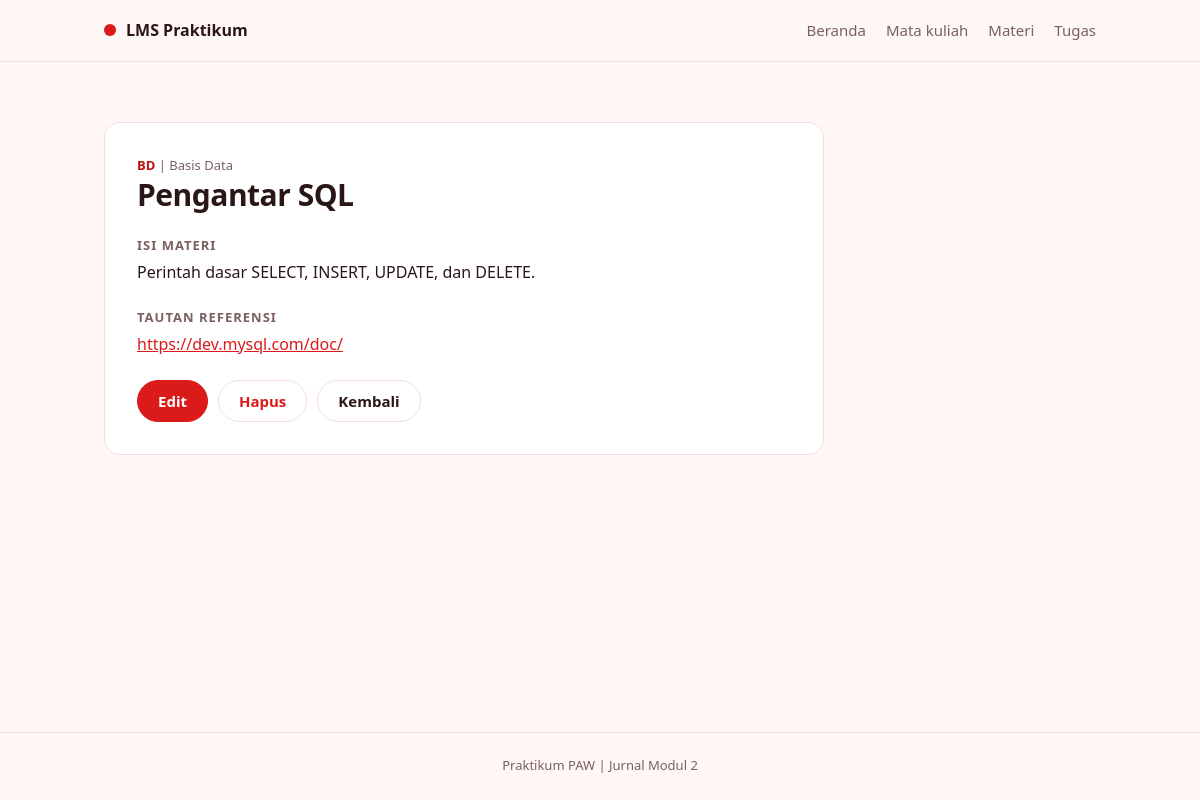
Screenshot of /materi.php?aksi=detail&id=2 with the database file from the repository.
### tables this page shows
CREATE TABLE materi (
  id INT UNSIGNED AUTO_INCREMENT PRIMARY KEY,
  mata_kuliah_id INT UNSIGNED NOT NULL,
  judul VARCHAR(150) NOT NULL,
  isi TEXT NOT NULL,
  tautan VARCHAR(255) NOT NULL DEFAULT '',
  FOREIGN KEY (mata_kuliah_id) REFERENCES mata_kuliah(id) ON DELETE RESTRICT
);

CREATE TABLE mata_kuliah (
  id INT UNSIGNED AUTO_INCREMENT PRIMARY KEY,
  kode VARCHAR(20) NOT NULL UNIQUE,
  nama VARCHAR(100) NOT NULL,
  dosen VARCHAR(100) NOT NULL,
  semester TINYINT UNSIGNED NOT NULL
);

### functions.php (called while the page is built, shortened)
<?php
function h($teks)
{
    return htmlspecialchars((string) $teks, ENT_QUOTES, 'UTF-8');
}
function input($sumber, $nama)
{
    if (isset($sumber[$nama]) && is_string($sumber[$nama])) {
        return trim($sumber[$nama]);
    }
    return '';
}
function cari_materi($conn, $id)
{
    $sql = 'SELECT materi.*, mata_kuliah.kode AS kode_mk, mata_kuliah.nama AS nama_mk
            FROM materi
            JOIN mata_kuliah ON mata_kuliah.id = materi.mata_kuliah_id
            WHERE materi.id = ?';
    $stmt = $conn->prepare($sql);
    $stmt->execute([$id]);
    return $stmt->get_result()->fetch_assoc();
}

### materi.php (the view, shortened to what this page needs)
<?php
require 'functions.php';
require 'connect.php';
$aksi = input($_GET, 'aksi');
$pilihan_mk = pilihan_mata_kuliah($conn);
$materi = ['mata_kuliah_id' => '', 'judul' => '', 'isi' => '', 'tautan' => ''];
$id = 0;
if ($aksi === 'detail' || $aksi === 'edit' || $aksi === 'hapus') {
    $id = (int) input($_GET, 'id');
    $materi = cari_materi($conn, $id);
}
require 'header.php';
?>
<?php if ($aksi === 'daftar'): ?>
    <div class="page-head">
        <div>
            <h1>Materi</h1>
            <p class="muted">Menampilkan <?= count($daftar_materi) ?> data.</p>
        </div>
        <a class="btn" href="materi.php?aksi=tambah">+ Tambah</a>
    </div>
    <form class="toolbar" method="get" action="materi.php">
        <input type="text" name="search" placeholder="Cari judul atau mata kuliah" value="<?= h($search) ?>">
        <select name="mata_kuliah_id">
            <option value="">Semua mata kuliah</option>
            <?php foreach ($pilihan_mk as $id_pilihan => $nama): ?>
                <option value="<?= (int) $id_pilihan ?>" <?= $id_pilihan == $id_mk ? 'selected' : '' ?>><?= h($nama) ?></option>
            <?php endforeach ?>
        </select>
        <button class="btn" type="submit">Cari</button>
        <a class="btn btn-ghost" href="materi.php">Reset</a>
    </form>
    <?php if (count($daftar_materi) === 0): ?>
        <p class="empty">Data tidak ditemukan.</p>
    <?php else: ?>
        <div class="card list">
            <?php foreach ($daftar_materi as $baris): ?>
                <div class="list-item">
                    <div>
                        <p class="kicker"><span class="code"><?= h($baris['kode_mk']) ?></span> | <?= h($baris['nama_mk']) ?></p>
                        <h2><?= h($baris['judul']) ?></h2>
                    </div>
                    <div class="actions">
                        <a class="btn btn-sm" href="materi.php?aksi=detail&id=<?= (int) $baris['id'] ?>">Detail</a>
                        <a class="btn btn-sm btn-ghost" href="materi.php?aksi=edit&id=<?= (int) $baris['id'] ?>">Edit</a>
                    </div>
                </div>
            <?php endforeach ?>
        </div>
    <?php endif ?>
<?php elseif ($aksi === 'detail'): ?>
    <article class="card detail">
        <p class="kicker"><span class="code"><?= h($materi['kode_mk']) ?></span> | <?= h($materi['nama_mk']) ?></p>
        <h1><?= h($materi['judul']) ?></h1>
        <h2 class="label">Isi materi</h2>
        <p><?= nl2br(h($materi['isi'])) ?></p>
        <h2 class="label">Tautan referensi</h2>
        <p><a class="link" href="<?= h($materi['tautan']) ?>" target="_blank" rel="noopener"><?= h($materi['tautan']) ?></a></p>
        <div class="actions">
            <a class="btn" href="materi.php?aksi=edit&id=<?= $id ?>">Edit</a>
            <a class="btn btn-ghost btn-danger" href="materi.php?aksi=hapus&id=<?= $id ?>">Hapus</a>
            <a class="btn btn-ghost" href="materi.php">Kembali</a>
        </div>
    </article>
<?php endif ?>
<?php require 'footer.php'; ?>

### styles.css (style rules this page uses)
:root { --merah: #DB1A1A; --merah-tua: #B91414; --latar: #FFF6F6; --putih: #FFFFFF; --merah-muda: #FDE9E9; --garis: #F4DDDD; --teks: #2B1616; --teks-pudar: #7A6060; }
* { box-sizing: border-box; }
body { margin: 0; background: var(--latar); color: var(--teks); font: 16px/1.55 system-ui, -apple-system, "Segoe UI", Roboto, Arial, sans-serif; }
h1, h2, p, dl, dd { margin: 0; }
h1 { font-size: 30px; line-height: 1.2; letter-spacing: -0.5px; overflow-wrap: anywhere; }
h2 { font-size: 18px; line-height: 1.3; overflow-wrap: anywhere; }
.btn { display: inline-block; padding: 11px 20px; border: 1px solid var(--merah); border-radius: 999px; background: var(--merah); color: #fff; font: inherit; font-size: 15px; font-weight: 600; line-height: 1.2; text-align: center; text-decoration: none; cursor: pointer; }
.btn-ghost { background: transparent; border-color: var(--garis); color: var(--teks); }
.btn-danger { color: var(--merah); }
.actions { display: flex; flex-wrap: wrap; gap: 10px; margin-top: 24px; }
.card { background: var(--putih); border: 1px solid var(--garis); border-radius: 16px; }
.form, .detail { max-width: 720px; margin-top: 24px; padding: 32px; }
.kicker { margin-bottom: 2px; color: var(--teks-pudar); font-size: 13px; overflow-wrap: anywhere; }
.code { color: var(--merah-tua); font-weight: 600; }
.link { color: var(--merah); overflow-wrap: anywhere; }
.detail > p { overflow-wrap: anywhere; }
.label { margin: 24px 0 6px; color: var(--teks-pudar); font-size: 13px; font-weight: 600; letter-spacing: 1px; text-transform: uppercase; }

### rows the page displays
materi: mata_kuliah.kode "BD", mata_kuliah.nama "Basis Data", judul "Pengantar SQL", isi "Perintah dasar SELECT, INSERT, UPDATE, dan DELETE.", tautan "https://dev.mysql.com/doc/"
